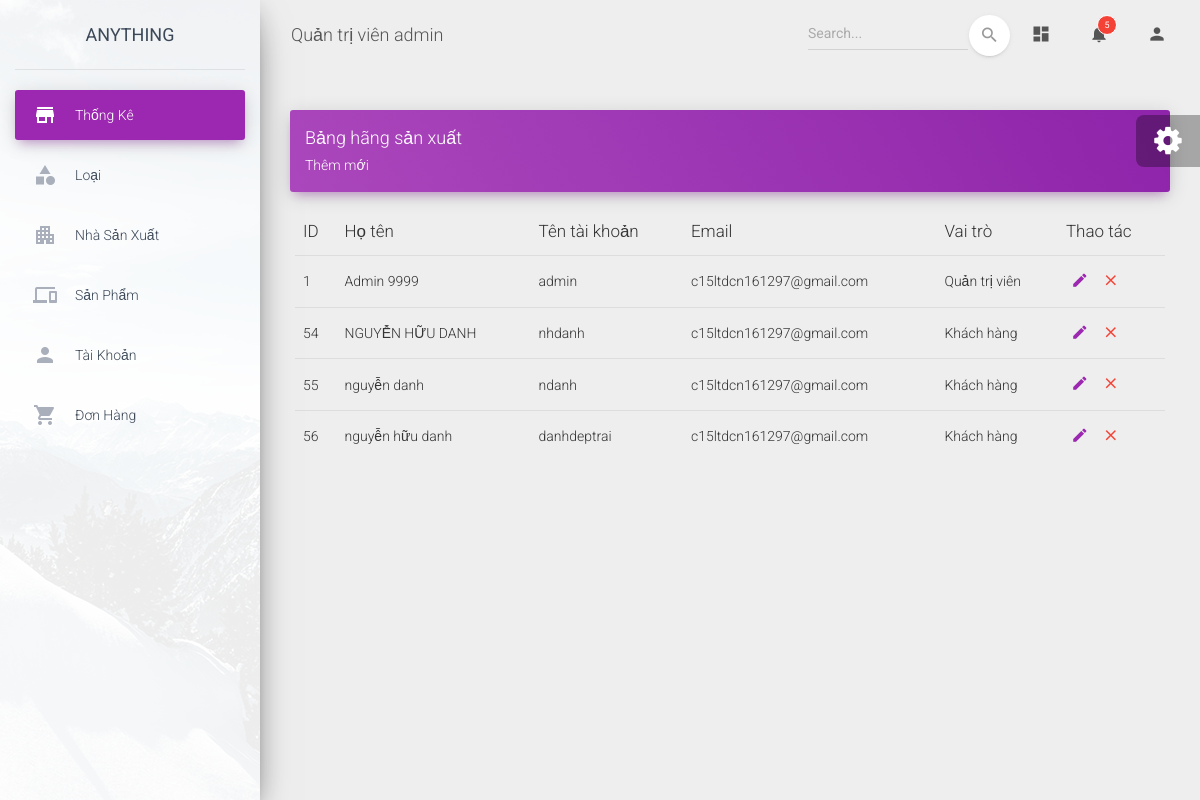
The app's page /admin/controller/index.php?ctrl=account (signed in) with its own data.
### tables this page shows
CREATE TABLE `account` (
  `id` int(11) NOT NULL,
  `user_name` varchar(25) NOT NULL,
  `pass_word` varchar(100) NOT NULL,
  `name` varchar(50) NOT NULL,
  `email` varchar(50) NOT NULL,
  `sdt` varchar(11) NOT NULL,
  `role` int(11) DEFAULT 0
);

### admin/model/connect.php (called while the page is built, shortened)
<?php
    class connect {
        var $db = null;
        function __construct () {
            $dsn = "mysql:host=localhost;dbname=anything";
            $user = 'root';
            $pass = '';
            $this->db = new PDO($dsn , $user, $pass,
                array(PDO::MYSQL_ATTR_INIT_COMMAND => "SET NAMES utf8"));
            $this->db->setAttribute(PDO::ATTR_ERRMODE,PDO::ERRMODE_EXCEPTION);
        }
        function getList ($select){
            $result = $this -> db -> query($select);
            return $result;
        }
    }
?>

### admin/model/account.php (called while the page is built, shortened)
<?php
class account {
    public function getAccount(){
        $db = new connect();
        $strQuery = "select * from account";
        $r = $db->getList($strQuery);
        return $r;
    }
}
?>

### admin/views/account/index.php (the view)
<div class="content">
  <div class="container-fluid">
    <div class="row">
      <div class="col-md-12">
        <div class="card card-plain">
          <div class="card-header card-header-primary">
            <h4 class="card-title mt-0"> Bảng hãng sản xuất</h4>
            <p class="card-category"><a href="?ctrl=account&act=add">Thêm mới</a></p>
          </div>
          <div class="card-body">
            <div class="table-responsive">
            <form method="post" action="">
            <table class="table table-hover">
                <thead class="">
                  <th>
                    ID
                  </th>
                  <th>
                    Họ tên
                  </th>
                  <th>
                    Tên tài khoản
                  </th>
                  <th>
                    Email
                  </th>
                  <th>
                    Vai trò
                  </th>
                  <th>
                   Thao tác
                  </th>
                </thead>
                <tbody>
                    <?php
                      while($set = $accounts->fetch()){
                        $role = "";
                        if($set[6] == 0){
                          $role = 'Khách hàng';
                        }else $role = 'Quản trị viên';
                        echo '<tr>
                        <td>
                          '.$set[0].'
                        </td>
                        <td>
                        '.$set[3].'
                        </td>
                        <td>
                        '.$set[1].'
                        </td>
                        <td>
                        '.$set[4].'
                        </td>
                        <td>
                        '.$role.'
                        </td>
                        <td class="td-actions">
                          <a href="?ctrl=account&act=edit&id='.$set[0].'" rel="tooltip" title="Sửa" class="btn btn-primary btn-link btn-sm">
                              <i class="material-icons">edit</i>
                            </a>
                            <a href="?ctrl=account&act=delete&id='.$set[0].'" rel="tooltip" title="Xóa" class="btn btn-danger btn-link btn-sm">
                              <i class="material-icons">close</i>
                            </a>
                          </td>
                      </tr>'
                      ;}
                    ?>
                </tbody>
              </table></form>
            </div>
          </div>
        </div>
      </div>
    </div>
  </div>
</div>

### records on screen
account: id "1", name "Admin 9999", user_name "admin", email "c15ltdcn161297@gmail.com", role "Quản trị viên"
account: id "54", name "NGUYỄN HỮU DANH", user_name "nhdanh", email "c15ltdcn161297@gmail.com", role "Khách hàng"
account: id "55", name "nguyễn danh", user_name "ndanh", email "c15ltdcn161297@gmail.com", role "Khách hàng"
account: id "56", name "nguyễn hữu danh", user_name "danhdeptrai", email "c15ltdcn161297@gmail.com", role "Khách hàng"

### other values on screen
$_SESSION['user'] "admin"
